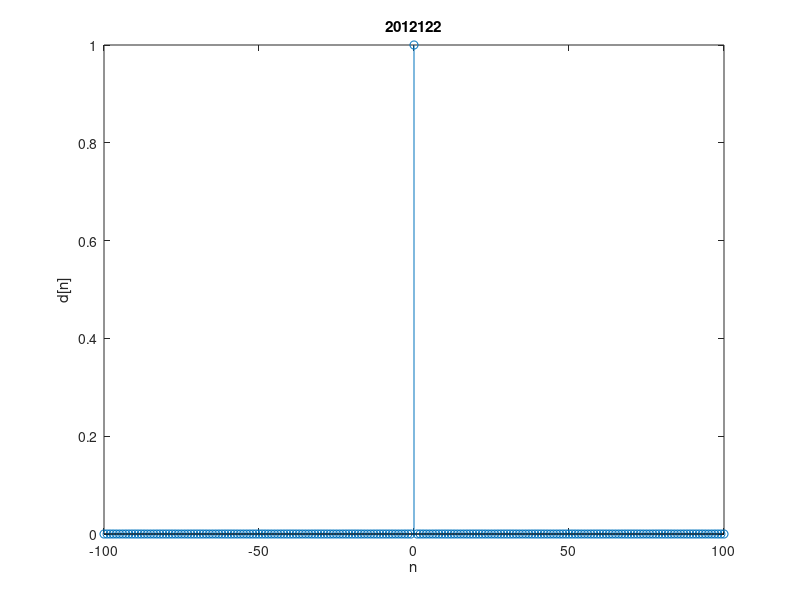

The MATLAB source for this figure:
n=-100:100;
d=[zeros(1,100), 1, zeros(1,100)];
stem(n,d);
title ('2012122');
xlabel ('n');
ylabel ('d[n]');
print ('Exp1_4a','-dpdf','-fillpage');